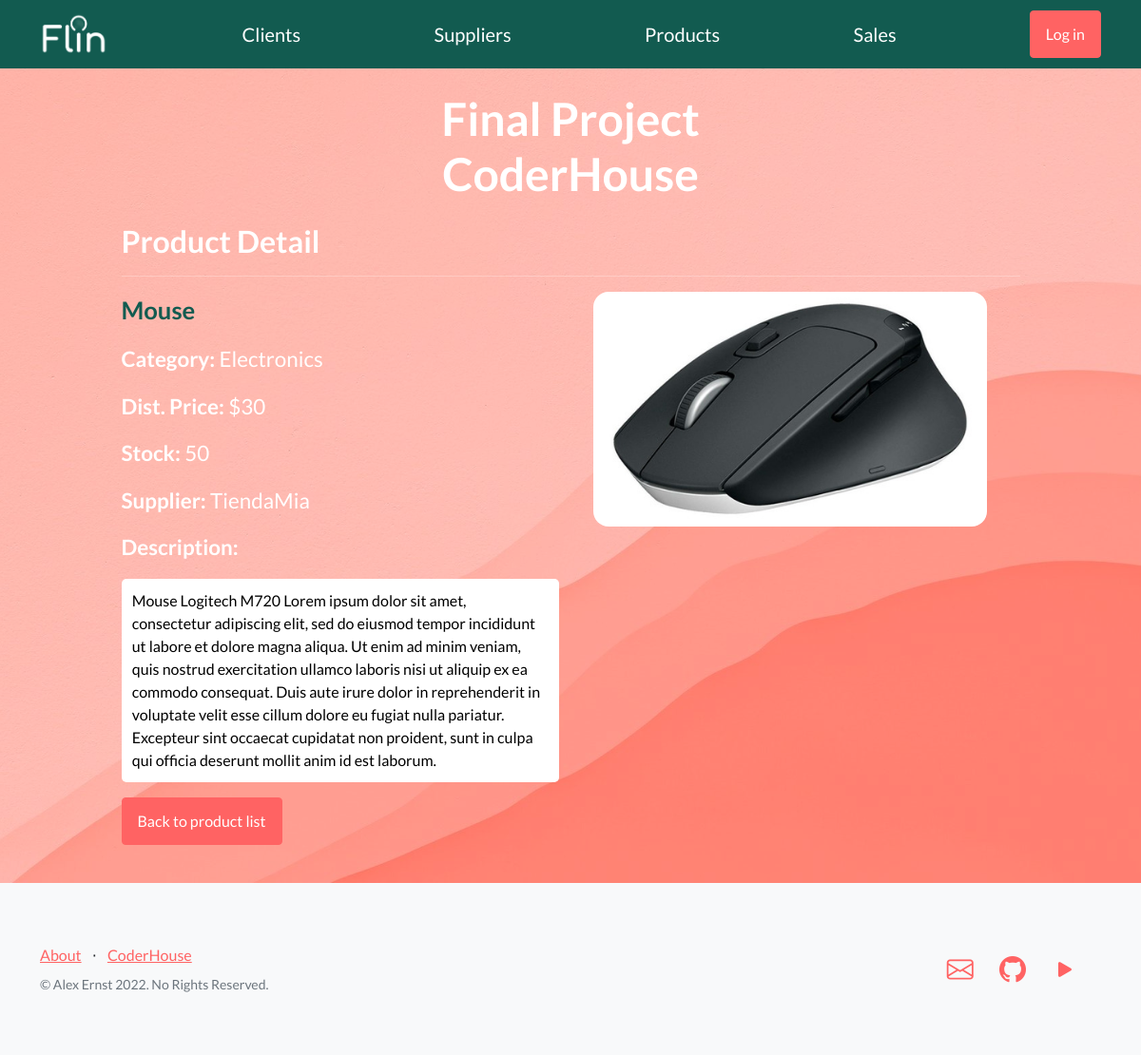
The page /products/product/3/detail on the database its author committed.
### products/models.py (models this page shows)
class Product(models.Model):
    name = models.CharField(max_length=40, unique=True)
    category = models.CharField(max_length=40)
    price = models.IntegerField()
    stock = models.IntegerField()
    supplier = models.CharField(max_length=40, choices=supplier_choices(), default='')
    image = models.ImageField(upload_to='prod_img/', null=True, blank=True)
    description = models.TextField(null=True, blank=True)

### products/views.py (the view)
# urls.py: path('product/<int:pk>/detail', views.ProductDetailView.as_view(), name='product-detail'),
class ProductDetailView(DetailView):
    model = Product
    template_name = "products/product_detail.html"

### products/templates/products/product_detail.html (shortened to what this page needs)
{% extends "main/index.html" %}
{% load static %}
{% block content %}
<h2>Product Detail</h2>
<hr></hr>
            <div class="row">
                <div class="col-lg-6 h-100 text-center text-lg-start">
                <p style="color: #125B50; font-size:1.6em"><b>{{product.name}}</b></p>
                <p style="font-size:1.4em"><b>Category:</b> {{product.category}}</p>
                <p style="font-size:1.4em"><b>Dist. Price:</b> ${{product.price}}</p>
                <p style="font-size:1.4em"><b>Stock:</b> {{product.stock}}</p>
                <p style="font-size:1.4em"><b>Supplier:</b> {{product.supplier}}</p>
                {% if product.description != ''  %}
                <p style="font-size:1.4em"><b>Description:</b> </p>
                <div style="background: #fff; color: #000; border-radius: 5px"><p style="padding: 0.7em">{{product.description}}</p></div>
                {% endif %}
                </div>
                {% if product.image %}
                <div class="col-lg-6 h-100 text-center text-lg-end">
                    <img src="{{ product.image.url }}" width=90% style="margin-right:7.5%; border-radius:1em">
                </div>
                {% endif %}
            </div>
<p><a class="btn btn-primary" href="javascript:history.back()">Back to product list</a></p>
{% endblock %}

### rows shown on the page
Product: name "Mouse", category "Electronics", price "30", stock "50", supplier "TiendaMia", description "Mouse Logitech M720 Lorem ipsum dolor sit amet, consectetur adipiscing elit, sed do eiusmod tempor incididunt ut labore et dolore magna aliqua. Ut enim ad minim veniam, quis nostrud exercitation ullamco laboris nisi ut aliquip ex ea commodo consequat. Duis aute irure dolor in reprehenderit in voluptate velit esse cillum dolore eu fugiat nulla pariatur. Excepteur sint occaecat cupidatat non proident, sunt in culpa qui officia deserunt mollit anim id est laborum.", image (picture)
